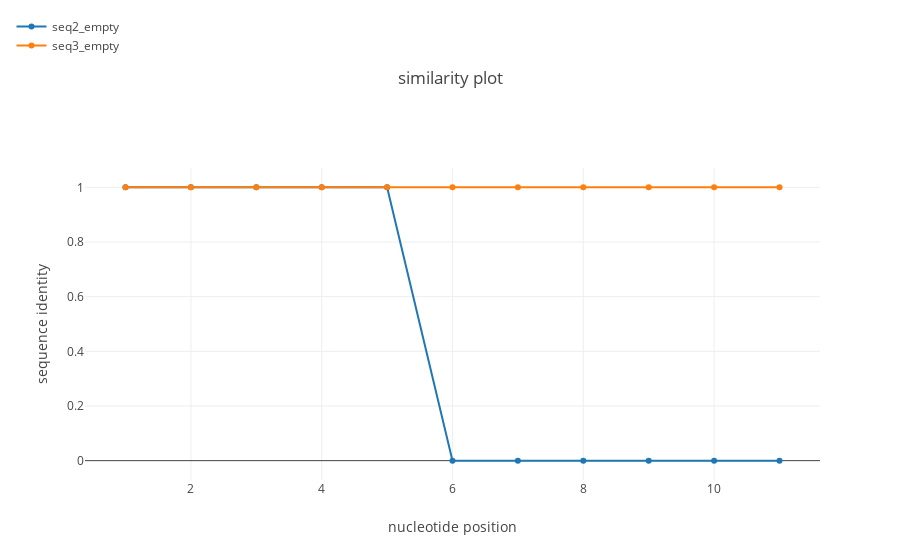

Notebook code for this chart:
### Code cell
simgen_obj.simgen(pot_rec=0)

### Figure 1 — Plotly figure (JSON) as saved in the notebook; plotly's stock layout.template omitted (floating-point values rounded to 4 significant figures)
{"data": [{"name": "seq2_empty", "type": "scatter", "uid": "f137103a-ac63-11e8-967a-509a4c2ed471", "x": [1, 2, 3, 4, 5, 6, 7, 8, 9, 10, 11], "y": [1, 1, 1, 1, 1, 0, 0, 0, 0, 0, 0]}, {"name": "seq3_empty", "type": "scatter", "uid": "f137103b-ac63-11e8-bb5f-509a4c2ed471", "x": [1, 2, 3, 4, 5, 6, 7, 8, 9, 10, 11], "y": [1, 1, 1, 1, 1, 1, 1, 1, 1, 1, 1]}], "layout": {"legend": {"x": -0.1, "y": 1.5}, "title": "similarity plot", "xaxis": {"title": "nucleotide position"}, "yaxis": {"title": "sequence identity"}}}
